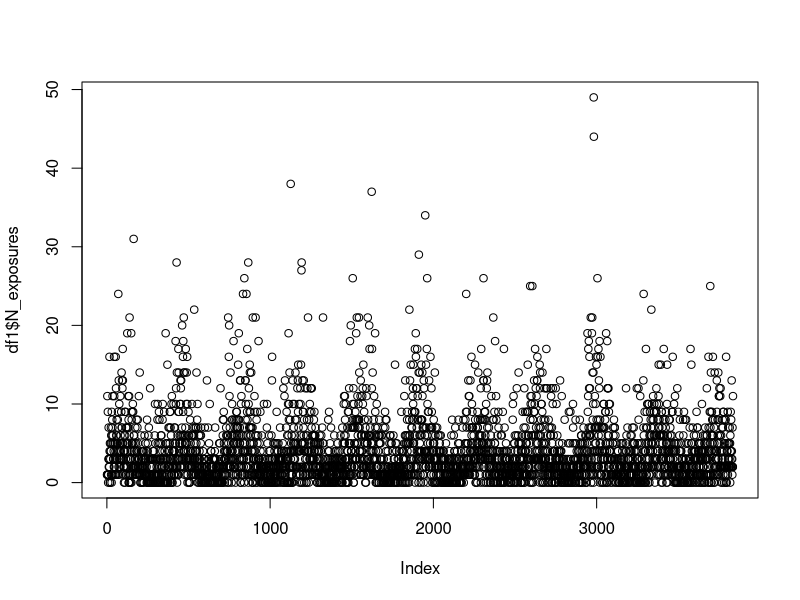
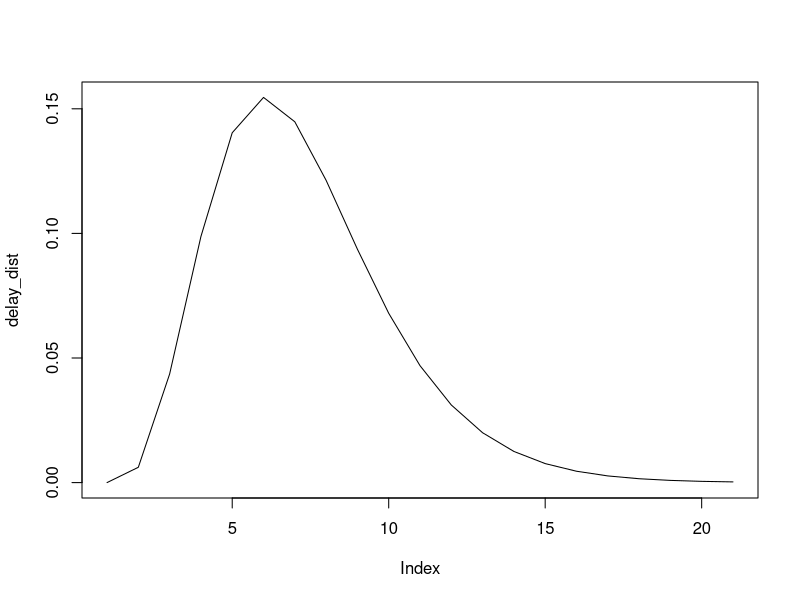
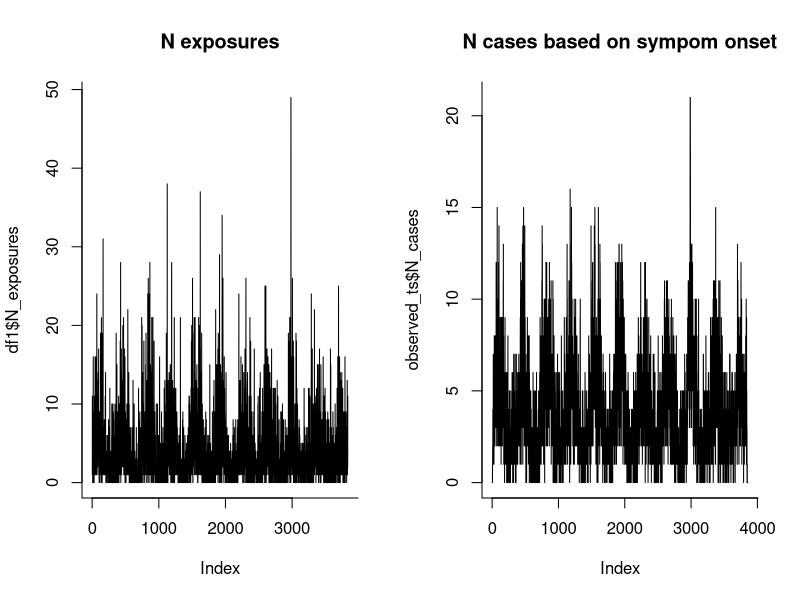

The R source for these figures, in order:
## ---- chunk 1
knitr::opts_chunk$set(echo = TRUE)
library(lubridate)
library(dplyr)
library(reshape2)
## ---- chunk 2
set.seed(123)
df1  <- cbind.data.frame('dates'=seq.Date(from=as.Date('2012-01-01'), to=as.Date('2022-07-01'), by='day'))

df1 <- df1 %>%
  mutate(t=row_number(), 
         sin1= 2*sin(2*pi*t/365),
         N_exposures = rpois(length(dates), exp(1 + 0.3*sin1 + rnorm(length(dates),0,0.75))) ) 

plot(df1$N_exposures)
## ---- chunk 3
x <- seq(0, 20, by=1)
delay_dist = dgamma(x, shape = 4.96, scale = 1.27, log = FALSE)
plot(delay_dist, type = 'l')

#rmultinom(1,100,delay_dist)
## ---- chunk 4
set.seed(1234)
dist_data <- t(sapply(df1$N_exposures, function(x) rmultinom(1,x,delay_dist)))

df2 <- cbind.data.frame('dates'=df1$dates, dist_data)

# Reshape the date into long format, determine the symptom onset date based on exposure date + delay, then sum by symptom onset date to get 'observed' time series

observed_ts <- melt(df2, id.vars='dates') %>%
  rename(exposure_date=dates) %>%
  mutate(delay = as.numeric(as.character(variable)),
         symptom_date= exposure_date + delay) %>%
  group_by(symptom_date) %>%
  summarize(N_cases=sum(value))
## ---- chunk 5
par(mfrow=c(1,2))

plot(df1$N_exposures, type='l', main='N exposures', bty='l')
  
plot(observed_ts$N_cases, type='l', main="N cases based on sympom onset", bty='l')


